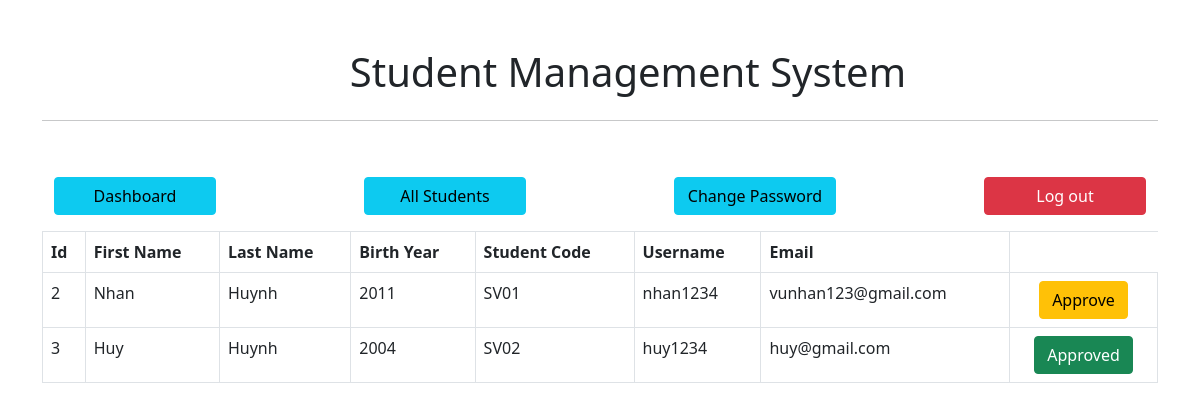
Page /admin/get-all-user on the earlier database version.
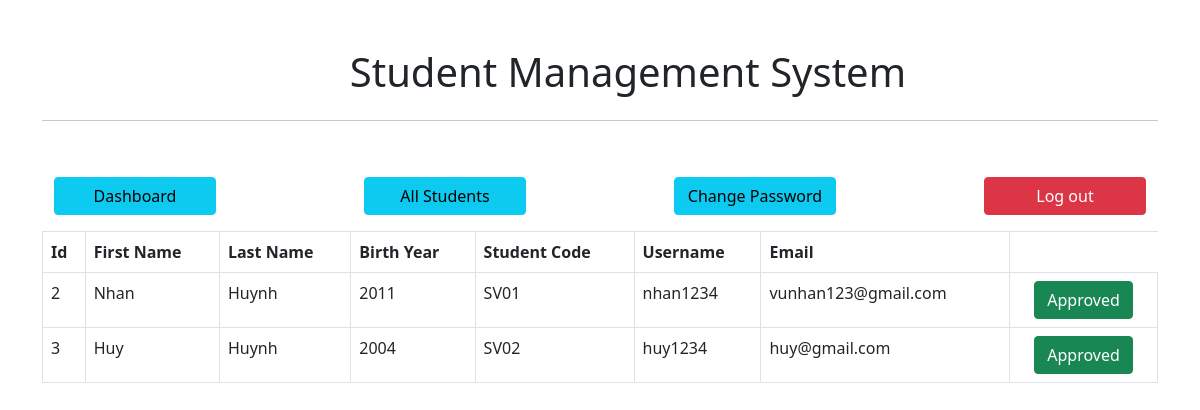
Same page on the later database version.
### main.py (models this page shows, shortened)
class User(db.Model):
    id = db.Column(db.Integer, primary_key=True)
    fname = db.Column(db.String(255), nullable=False)
    lname = db.Column(db.String(255), nullable=False)
    email = db.Column(db.String(255), nullable=False)
    student_code = db.Column(db.String(50), nullable=True)
    birth_year = db.Column(db.Integer, nullable=True)
    username = db.Column(db.String(255), nullable=False)
    password = db.Column(db.String(255), nullable=False)
    role = db.Column(db.String(50), default='user', nullable=False)  # Thêm cột role
    status = db.Column(db.Integer, default=0, nullable=False)
    id_class = db.Column(db.Integer, db.ForeignKey('class.id_class'), nullable=True)

### main.py (the view)
@app.route('/admin/get-all-user', methods=['GET', 'POST'])
def adminGetAllUser():
    users = User.query.filter_by(role='user').all()
    return render_template('admin/all-user.html', title="Approve User", users = users)

### templates/admin/all-user.html (shortened to what this page needs)
{% extends "admin/layout.html" %}
{% block content %}
<div class="container">
    {% include "admin/navbar.html" %}
    <div class="my-2">
        <div class="table-responsive">
            <table class="table table-bordered">
                <thead>
                    <tr>
                        <th>Id</th>
                        <th>First Name</th>
                        <th>Last Name</th>
                        <th>Birth Year</th>
                        <th>Student Code</th>
                        <th>Username</th>
                        <th>Email</th>
                    </tr>
                </thead>
                <tbody>
                    {% for user in users %}
                    <tr>
                        <td>{{user.id}}</td>
                        <td>{{user.fname}}</td>
                        <td>{{user.lname}}</td>
                        <td>{{user.birth_year}}</td>
                        <td>{{user.student_code}}</td>
                        <td>{{user.username}}</td>
                        <td>{{user.email}}</td>
                        <td class="text-center">
                            {% if user.status ==1%}
                            <a href="/admin/unapprove-user/{{user.id}}">
                                <button class="btn btn-success">Approved</button>
                            </a>
                            {% else %}
                            <a href="/admin/approve-user/{{user.id}}">
                                <button class="btn btn-warning">Approve</button>
                            </a>
                            {% endif %}
                        </td>
                    </tr>
                    {% endfor %}
                </tbody>
            </table>
        </div>
    </div>
</div>
{% endblock content %}

### templates/admin/layout.html (shortened to what this page needs)
<!DOCTYPE html>
<html lang="en">
<head>
    <link href="https://cdn.jsdelivr.net/npm/bootstrap@5.0.2/dist/css/bootstrap.min.css" rel="stylesheet"
>
</head>
<body>
    <div class="container my-5">
        <div class="d-flex justify-content-center align-items-center">
            <h1>Student Management System</h1>
        </div>
        <hr>
    </div>
    {% block content %} {% endblock content %}
</body>
</html>

### templates/admin/navbar.html
<div class="container">
    <div class="row justify-content-between">
        <div class="col-xl-2 col-lg-3 col-md-4 col-sm-6 my-2">
            <a href="/admin/dashboard" class="btn btn-info w-100 rounded">Dashboard</a>
        </div>
        <div class="col-xl-2 col-lg-3 col-md-4 col-sm-6 my-2">
            <a href="/admin/get-all-user" class="btn btn-info w-100 rounded">All Students</a>
        </div>
        <div class="col-xl-2 col-lg-3 col-md-4 col-sm-6 my-2">
            <a href="/admin/change-admin-password" class="btn btn-info w-100 rounded">Change Password</a>
        </div>
        <div class="col-xl-2 col-lg-3 col-md-4 col-sm-6 my-2">
            <a href="/admin/logout" class="btn btn-danger w-100 rounded">Log out</a>
        </div>
    </div>
</div>

Differences in the rows shown:
changed User "Nhan": status "Approve" → "Approved"
